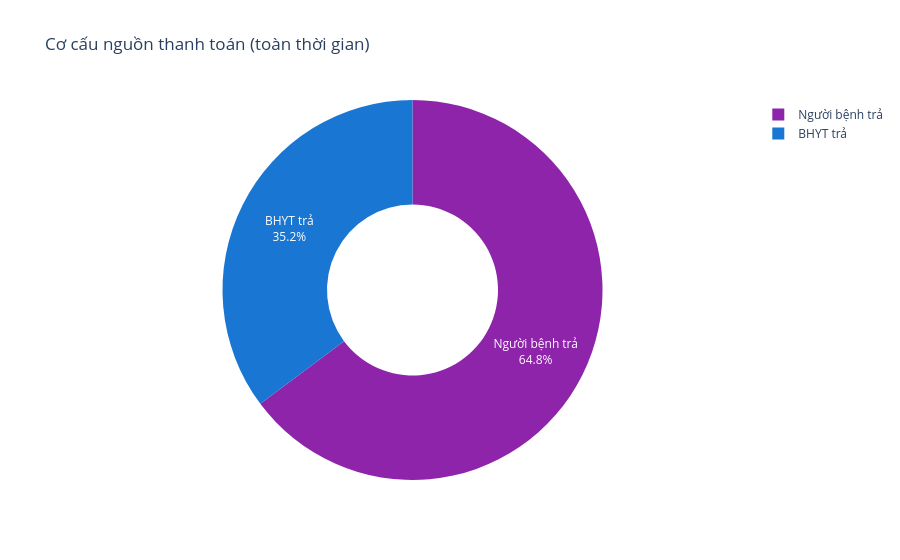

Notebook source saved alongside this figure:
### Code cell
# Cơ cấu BHYT vs tự trả
fig = go.Figure(go.Pie(
    labels=["BHYT trả", "Người bệnh trả"],
    values=[total_bhyt, total_patient],
    hole=0.45,
    marker_colors=["#1976d2", "#8e24aa"],
    textinfo="label+percent",
))
fig.update_layout(title="Cơ cấu nguồn thanh toán (toàn thời gian)")
fig.show()

### Figure 1 — Plotly figure (JSON) as saved in the notebook; plotly's stock layout.template omitted (floating-point values rounded to 4 significant figures)
{"data": [{"hole": 0.45, "labels": ["BHYT trả", "Người bệnh trả"], "marker": {"colors": ["#1976d2", "#8e24aa"]}, "textinfo": "label+percent", "type": "pie", "values": [5846000000.0, 10750000000.0]}], "layout": {"title": {"text": "Cơ cấu nguồn thanh toán (toàn thời gian)"}}}
